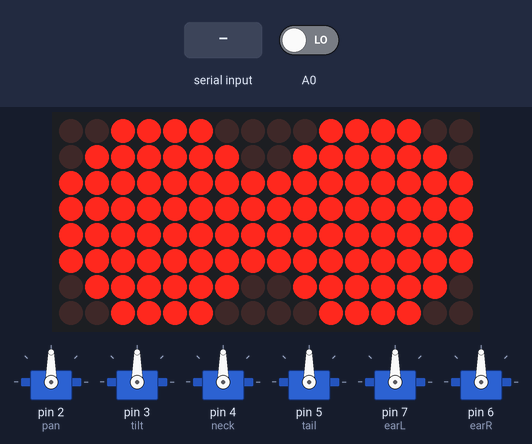
A sketch run on a simulated Arduino Uno, built with avr-gcc and run on an emulated ATmega328P. On the bench: 6 × servo, 16×8 LED matrix. The inputs (shaded band) are chosen by the test bench; at power-on: A0 LOW.

Above: at 1.2 s.
1.3 s: "l,45\n" received over Serial
At 1.7 s:
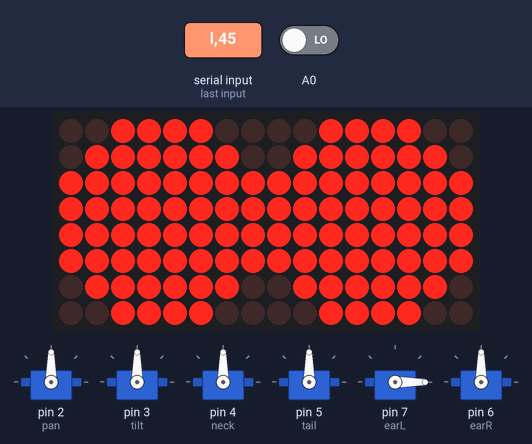
Timing chart, 0 to 4.3 s (numbered marks = the images above; inputs shaded):
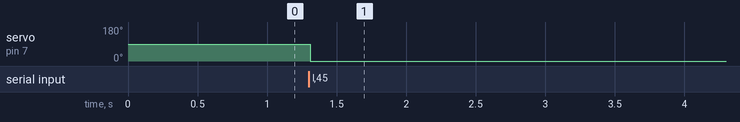

Measured:
- after the input at 1.3 s, servo on pin 7 (earL): 90° → 0° at once

The sketch:

roduino.ino
```cpp
#include <Servo.h>
#include <LedControl.h>

Servo pan, tilt, neck, tail, earL, earR;
LedControl eyes = LedControl(12, 11, 10, 2);

#define SERIALIO Serial

byte flip[256];
void setup() {
  SERIALIO.begin(115200);

  // Generate flipped bytes
  for (int i = 0; i < 256; i++) {
    flip[i] = ((i & 1) << 7) | ((i & 2) << 5) | ((i & 4) << 3) | ((i & 8) << 1) |
              ((i & 16) >> 1) | ((i & 32) >> 3) | ((i & 64) >> 5) | ((i & 128) >> 7);
  }

  pinMode(A0, INPUT);

  pan.attach(2);
  tilt.attach(3);
  neck.attach(4);
  tail.attach(5);
  earL.attach(7);
  earR.attach(6);

  pan.write(90);
  tilt.write(90);
  neck.write(90);
  tail.write(90);
  earL.write(90);
  earR.write(90);

  eyes.shutdown(0, false);
  eyes.shutdown(1, false);

  eyes.setIntensity(0, 1);
  eyes.setIntensity(1, 1);

  eyes.clearDisplay(0);
  eyes.clearDisplay(1);

  setEyes(0);
}

#define PAN_CENTER 235

char buffer[5];
int buffer_index = 0;
int pan_target = PAN_CENTER;
long avg_feedback = ((long) pan_target * 1100) / 360;
void loop() {
  if (SERIALIO.available() > 0) {
    byte b = SERIALIO.read();
    buffer[buffer_index] = b;
    buffer_index++;
    if (buffer_index == 5 && b == '\n') {
      char t = buffer[0];
      int v = (buffer[1] - '0') * 100 + (buffer[2] - '0') * 10 + (buffer[3] - '0');
      switch (t) {
        case ' ': // Ping
          SERIALIO.println("Roboto!");
          break;
        case 'p': // Pan
          if (PAN_CENTER - 30 <= v && v <= PAN_CENTER + 30) {
            pan_target = v;
          }
          break;
        case 't': // Tilt
          if (75 <= v && v <= 105) {
            tilt.write(v);
          }
          break;
        case 'n': // Neck
          if (45 <= v && v <= 135) {
            neck.write(v);
          }
          break;
        case 'a': // Tail
          if (75 <= v && v <= 105) {
            tail.write(v);
          }
          break;
        case 'l': // Left Ear
          if (75 <= v <= 105) {
            earL.write(v);
          }
          break;
        case 'r': // Right Ear
          if (75 <= v <= 105) {
            earR.write(v);
          }
          break;
        case 'e': // Eyes
          setEyes(v);
          break;
      }
      buffer_index = 0;
    }
    else if (b == '\n' || buffer_index == 5) {
      buffer_index = 0;
    }
  }
  long feedback = pulseIn(A0, HIGH, 2000);
  if (feedback > 30) {
    avg_feedback = (avg_feedback + feedback) / 2;
    long delta = avg_feedback - ((long) pan_target * 1100) / 360;
    /*
    SERIALIO.print(avg_feedback);
    SERIALIO.print(" ");
    SERIALIO.print(feedback);
    SERIALIO.print(" ");
    SERIALIO.print(pan_target);
    SERIALIO.print(" ");
    SERIALIO.print(delta);
    SERIALIO.print("\n");
    */
    if (delta == 0) {
      pan.write(90);
    }
    else {
      pan.write(90 + constrain(delta, -15, 15));
    }
  }
}

// Matrix eyes
byte normal[2][8] = {
  { B00111100, B01111110, B11111111, B11111111, B11111111, B11111111, B01111110, B00111100 },
  { B00111100, B01111110, B11111111, B11111111, B11111111, B11111111, B01111110, B00111100 }
};
byte normal_blink[2][8] = {
  { B00011000, B00011000, B00011000, B00011000, B00011000, B00011000, B00011000, B00011000 },
  { B00011000, B00011000, B00011000, B00011000, B00011000, B00011000, B00011000, B00011000 }
};

byte happy[2][8] = {
  { B00111100, B00011110, B00001111, B00001111, B00001111, B00001111, B00011110, B00111100 },
  { B00111100, B00011110, B00001111, B00001111, B00001111, B00001111, B00011110, B00111100 }
};
byte happy_blink[2][8] = {
  { B00100000, B00010000, B00001000, B00001000, B00001000, B00001000, B00010000, B00100000 },
  { B00100000, B00010000, B00001000, B00001000, B00001000, B00001000, B00010000, B00100000 }
};

byte unamused[2][8] = {
  { B00111000, B01111000, B11111000, B11111000, B11111000, B11111000, B01111000, B00111000 },
  { B00111000, B01111000, B11111000, B11111000, B11111000, B11111000, B01111000, B00111000 }
};
byte unamused_blink[2][8] = {
  { B00001000, B00001000, B00001000, B00001000, B00001000, B00001000, B00001000, B00001000 },
  { B00001000, B00001000, B00001000, B00001000, B00001000, B00001000, B00001000, B00001000 }
};

byte angry[2][8] = {
  { B01000000, B01100000, B11110000, B11111000, B11111100, B11111110, B01111101, B00111000 },
  { B00111000, B01111101, B11111110, B11111100, B11111000, B11110000, B01100000, B01000000 }
};

byte sad[2][8] = {
  { B00111000, B01111101, B11111110, B11111100, B11111000, B11110000, B01100000, B01000000 },
  { B01000000, B01100000, B11110000, B11111000, B11111100, B11111110, B01111101, B00111000 }
};

byte sleepy[2][8] = {
  { B00011000, B00011000, B00011001, B00011001, B00011001, B00011001, B00011000, B00011000 },
  { B00011000, B00011000, B00011001, B00011001, B00011001, B00011001, B00011000, B00011000 }
};

#define SHOW_EYES(mat) \
    for (int i = 0; i < 8; i++) { \
      eyes.setColumn(0, i, flip[mat[1][i]]); \
      eyes.setColumn(1, i, flip[mat[0][i]]); \
    } \
    break;

void setEyes(int t) {
  switch (t) {
    case 0: // Normal
      SHOW_EYES(normal);
    case 1: // Normal blink
      SHOW_EYES(normal_blink);
    case 10: // Happy
      SHOW_EYES(happy);
    case 11: // Happy blink
      SHOW_EYES(happy_blink);
    case 20: // Unamused
      SHOW_EYES(unamused);
    case 21: // Unamused blink
      SHOW_EYES(unamused_blink);
    case 30: // Angry
      SHOW_EYES(angry);
    case 40: // Sad
      SHOW_EYES(sad);
    case 50: // Sleepy
      SHOW_EYES(sleepy);
    default:
      break;
  }
}
```
